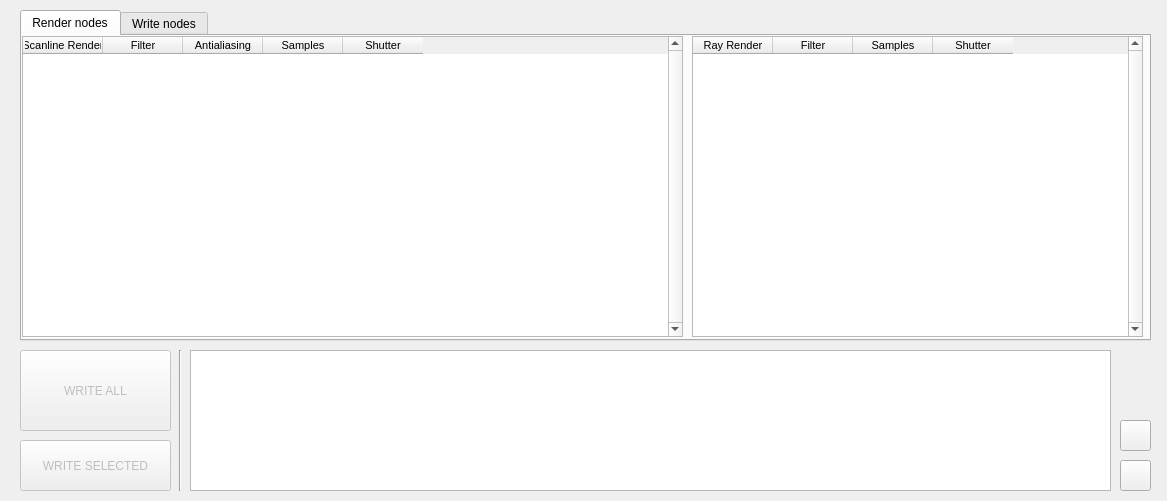
<?xml version="1.0" encoding="UTF-8"?>
<ui version="4.0">
 <class>Form</class>
 <widget class="QWidget" name="Form">
  <property name="geometry">
   <rect>
    <x>0</x>
    <y>0</y>
    <width>1167</width>
    <height>501</height>
   </rect>
  </property>
  <property name="windowTitle">
   <string>Form</string>
  </property>
  <widget class="QTabWidget" name="tabs">
   <property name="geometry">
    <rect>
     <x>20</x>
     <y>10</y>
     <width>1131</width>
     <height>331</height>
    </rect>
   </property>
   <property name="font">
    <font>
     <pointsize>9</pointsize>
     <stylestrategy>PreferDefault</stylestrategy>
    </font>
   </property>
   <property name="tabShape">
    <enum>QTabWidget::Rounded</enum>
   </property>
   <property name="currentIndex">
    <number>0</number>
   </property>
   <property name="elideMode">
    <enum>Qt::ElideNone</enum>
   </property>
   <property name="usesScrollButtons">
    <bool>true</bool>
   </property>
   <property name="documentMode">
    <bool>false</bool>
   </property>
   <property name="movable">
    <bool>false</bool>
   </property>
   <widget class="QWidget" name="tab">
    <attribute name="title">
     <string>Render nodes</string>
    </attribute>
    <widget class="QTableWidget" name="scanline_table">
     <property name="geometry">
      <rect>
       <x>0</x>
       <y>0</y>
       <width>661</width>
       <height>301</height>
      </rect>
     </property>
     <property name="font">
      <font>
       <pointsize>8</pointsize>
      </font>
     </property>
     <property name="styleSheet">
      <string notr="true"/>
     </property>
     <property name="verticalScrollBarPolicy">
      <enum>Qt::ScrollBarAlwaysOn</enum>
     </property>
     <property name="horizontalScrollBarPolicy">
      <enum>Qt::ScrollBarAlwaysOff</enum>
     </property>
     <property name="alternatingRowColors">
      <bool>true</bool>
     </property>
     <attribute name="horizontalHeaderDefaultSectionSize">
      <number>80</number>
     </attribute>
     <attribute name="horizontalHeaderMinimumSectionSize">
      <number>30</number>
     </attribute>
     <attribute name="horizontalHeaderShowSortIndicator" stdset="0">
      <bool>false</bool>
     </attribute>
     <attribute name="horizontalHeaderStretchLastSection">
      <bool>false</bool>
     </attribute>
     <attribute name="verticalHeaderVisible">
      <bool>false</bool>
     </attribute>
     <column>
      <property name="text">
       <string>Scanline Render</string>
      </property>
     </column>
     <column>
      <property name="text">
       <string>Filter</string>
      </property>
     </column>
     <column>
      <property name="text">
       <string>Antialiasing</string>
      </property>
     </column>
     <column>
      <property name="text">
       <string>Samples</string>
      </property>
     </column>
     <column>
      <property name="text">
       <string>Shutter</string>
      </property>
     </column>
    </widget>
    <widget class="QTableWidget" name="ray_table">
     <property name="geometry">
      <rect>
       <x>670</x>
       <y>0</y>
       <width>451</width>
       <height>301</height>
      </rect>
     </property>
     <property name="font">
      <font>
       <pointsize>8</pointsize>
      </font>
     </property>
     <property name="styleSheet">
      <string notr="true"/>
     </property>
     <property name="verticalScrollBarPolicy">
      <enum>Qt::ScrollBarAlwaysOn</enum>
     </property>
     <property name="horizontalScrollBarPolicy">
      <enum>Qt::ScrollBarAlwaysOff</enum>
     </property>
     <property name="alternatingRowColors">
      <bool>true</bool>
     </property>
     <attribute name="horizontalHeaderDefaultSectionSize">
      <number>80</number>
     </attribute>
     <attribute name="horizontalHeaderMinimumSectionSize">
      <number>30</number>
     </attribute>
     <attribute name="horizontalHeaderShowSortIndicator" stdset="0">
      <bool>false</bool>
     </attribute>
     <attribute name="horizontalHeaderStretchLastSection">
      <bool>false</bool>
     </attribute>
     <attribute name="verticalHeaderVisible">
      <bool>false</bool>
     </attribute>
     <column>
      <property name="text">
       <string>Ray Render</string>
      </property>
     </column>
     <column>
      <property name="text">
       <string>Filter</string>
      </property>
     </column>
     <column>
      <property name="text">
       <string>Samples</string>
      </property>
     </column>
     <column>
      <property name="text">
       <string>Shutter</string>
      </property>
     </column>
    </widget>
   </widget>
   <widget class="QWidget" name="tab_2">
    <attribute name="title">
     <string>Write nodes</string>
    </attribute>
    <widget class="QTableWidget" name="write_table">
     <property name="geometry">
      <rect>
       <x>0</x>
       <y>0</y>
       <width>1121</width>
       <height>301</height>
      </rect>
     </property>
     <property name="font">
      <font>
       <pointsize>8</pointsize>
      </font>
     </property>
     <property name="styleSheet">
      <string notr="true"/>
     </property>
     <property name="verticalScrollBarPolicy">
      <enum>Qt::ScrollBarAlwaysOn</enum>
     </property>
     <property name="horizontalScrollBarPolicy">
      <enum>Qt::ScrollBarAlwaysOff</enum>
     </property>
     <property name="alternatingRowColors">
      <bool>true</bool>
     </property>
     <attribute name="horizontalHeaderDefaultSectionSize">
      <number>80</number>
     </attribute>
     <attribute name="horizontalHeaderMinimumSectionSize">
      <number>30</number>
     </attribute>
     <attribute name="horizontalHeaderShowSortIndicator" stdset="0">
      <bool>false</bool>
     </attribute>
     <attribute name="horizontalHeaderStretchLastSection">
      <bool>false</bool>
     </attribute>
     <attribute name="verticalHeaderVisible">
      <bool>false</bool>
     </attribute>
     <column>
      <property name="text">
       <string>Write node</string>
      </property>
     </column>
     <column>
      <property name="text">
       <string>Output directory</string>
      </property>
     </column>
     <column>
      <property name="text">
       <string>Comment</string>
      </property>
     </column>
     <column>
      <property name="text">
       <string>Padding</string>
      </property>
     </column>
     <column>
      <property name="text">
       <string>Format</string>
      </property>
     </column>
     <column>
      <property name="text">
       <string>Range</string>
      </property>
     </column>
    </widget>
   </widget>
  </widget>
  <widget class="QTextEdit" name="log">
   <property name="geometry">
    <rect>
     <x>190</x>
     <y>350</y>
     <width>921</width>
     <height>141</height>
    </rect>
   </property>
   <property name="readOnly">
    <bool>true</bool>
   </property>
   <property name="html">
    <string>&lt;!DOCTYPE HTML PUBLIC &quot;-//W3C//DTD HTML 4.0//EN&quot; &quot;http://www.w3.org/TR/REC-html40/strict.dtd&quot;&gt;
&lt;html&gt;&lt;head&gt;&lt;meta name=&quot;qrichtext&quot; content=&quot;1&quot; /&gt;&lt;style type=&quot;text/css&quot;&gt;
p, li { white-space: pre-wrap; }
&lt;/style&gt;&lt;/head&gt;&lt;body style=&quot; font-family:'MS Shell Dlg 2'; font-size:8.25pt; font-weight:400; font-style:normal;&quot;&gt;
&lt;p style=&quot;-qt-paragraph-type:empty; margin-top:0px; margin-bottom:0px; margin-left:0px; margin-right:0px; -qt-block-indent:0; text-indent:0px; font-size:8pt;&quot;&gt;&lt;br /&gt;&lt;/p&gt;&lt;/body&gt;&lt;/html&gt;</string>
   </property>
  </widget>
  <widget class="QPushButton" name="write_all_btn">
   <property name="enabled">
    <bool>false</bool>
   </property>
   <property name="geometry">
    <rect>
     <x>20</x>
     <y>350</y>
     <width>151</width>
     <height>81</height>
    </rect>
   </property>
   <property name="text">
    <string>WRITE ALL</string>
   </property>
  </widget>
  <widget class="QPushButton" name="write_selected_btn">
   <property name="enabled">
    <bool>false</bool>
   </property>
   <property name="geometry">
    <rect>
     <x>20</x>
     <y>440</y>
     <width>151</width>
     <height>51</height>
    </rect>
   </property>
   <property name="text">
    <string>WRITE SELECTED</string>
   </property>
  </widget>
  <widget class="Line" name="line">
   <property name="geometry">
    <rect>
     <x>160</x>
     <y>350</y>
     <width>41</width>
     <height>141</height>
    </rect>
   </property>
   <property name="orientation">
    <enum>Qt::Vertical</enum>
   </property>
  </widget>
  <widget class="QPushButton" name="eye_btn">
   <property name="geometry">
    <rect>
     <x>1120</x>
     <y>460</y>
     <width>31</width>
     <height>31</height>
    </rect>
   </property>
   <property name="text">
    <string/>
   </property>
  </widget>
  <widget class="QPushButton" name="clear_btn">
   <property name="geometry">
    <rect>
     <x>1120</x>
     <y>420</y>
     <width>31</width>
     <height>31</height>
    </rect>
   </property>
   <property name="text">
    <string/>
   </property>
  </widget>
 </widget>
 <resources/>
 <connections/>
</ui>
